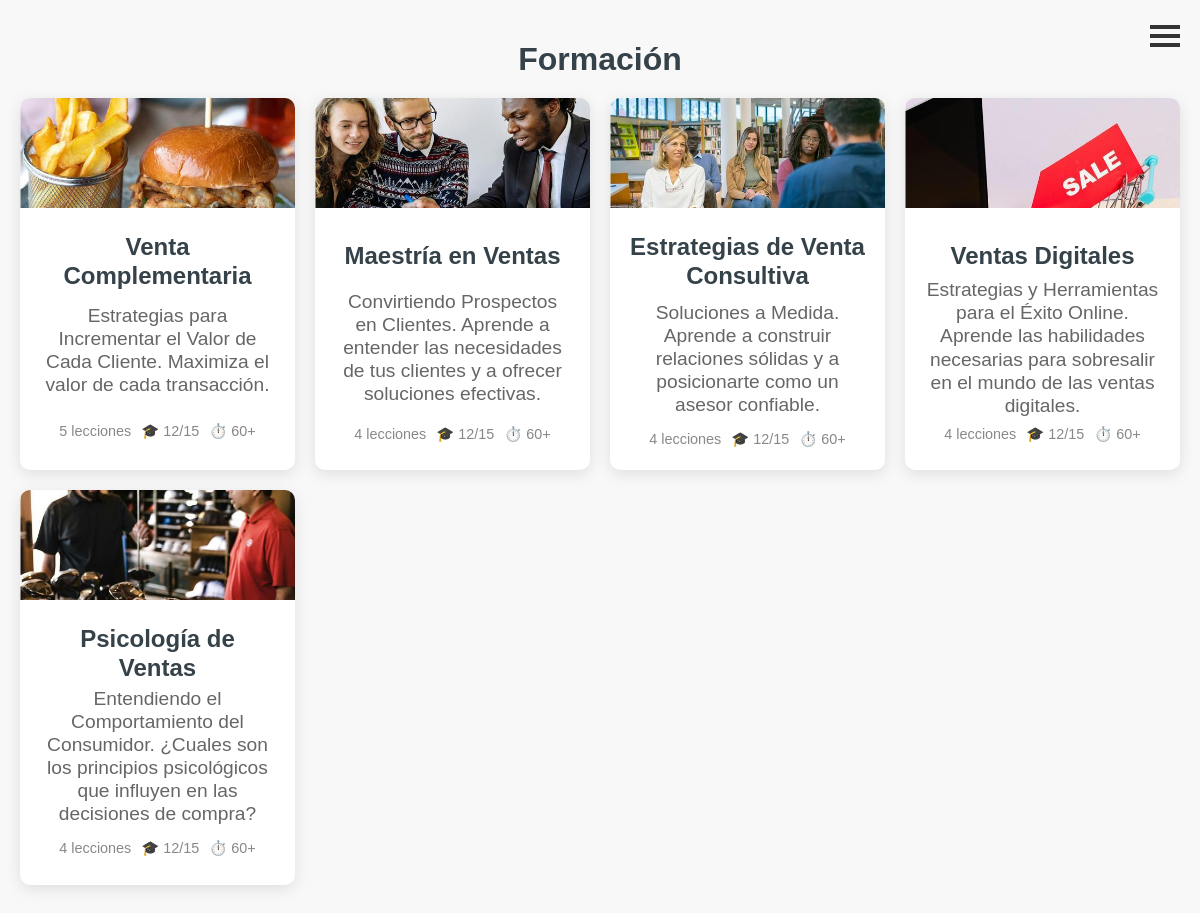
Screenshot of / (signed in) with the database file from the repository.
### cursos/models.py (models this page shows, shortened)
class Curso(models.Model):
    titulo = models.CharField(max_length=200)
    explicacion = models.TextField()
    miniexplicacion = models.TextField()
    fecha_creacion = models.DateTimeField(default=timezone.now)
    puntos = models.SmallIntegerField()
    miniatura = models.ImageField(upload_to='images/miniaturas/')

### cursos/views.py (the view)
@login_required
def lista_cursos(request):
    cursos = Curso.objects.filter(fecha_creacion__lte=timezone.now()).order_by('fecha_creacion')
    lecciones_por_curso = [(curso, curso.leccion_set.count()) for curso in cursos]
    total_lecciones = sum(conteo for _, conteo in lecciones_por_curso)
    return render(request, 'cursos/lista_cursos.html', {'lecciones_por_curso': lecciones_por_curso, 'total_lecciones': total_lecciones})

### cursos/templates/cursos/lista_cursos.html (shortened to what this page needs)
{% extends 'cursos/base.html' %}
{% load static %}
{% block content %}
<section class="course-categories">
    <div class="titulo">
        <h2><a href="/">Formación</a></h2>
    </div>
    <div class="categories-grid">
{% for curso, conteo_lecciones in lecciones_por_curso %}
<div class="category-item">
    <div class="category-image">
        <img src="{{ curso.miniatura.url }}" alt="Imagen del curso">
    </div>
    <div class="category-content">
        <h3><a href="{% url 'detalle_curso' pk=curso.pk %}" title='{{ curso.explicacion|linebreaksbr }}'>{{ curso.titulo }}</a></h3>
        <p>{{ curso.miniexplicacion|linebreaksbr }}</p>
        <div class="category-meta">
            <span>{{ conteo_lecciones }} lecciones</span>
            <span>🎓 12/15</span>
            <span>⏱️ 60+</span>
        </div>
    </div>
</div>
{% endfor %}
</div>
</section>
{% endblock %}

### cursos/static/css/curso.css (style rules this page uses)
body, h1, h2, p, ul { margin: 0; padding: 0; list-style: none; }
body { font-family: Arial, sans-serif; line-height: 1.2; background-color: #f4f4f4; color: #333; }
.course-categories { padding: 40px 20px; background-color: #f8f8f8; text-align: center; }
.course-categories h2 { margin-bottom: 20px; font-size: 2rem; color: #35424a; }
.categories-grid { display: grid; gap: 20px; grid-template-columns: repeat(auto-fit, minmax(250px, 1fr)); margin-top: 5px; }
.titulo a { color: #35424a; text-decoration: none; font-weight: bold; border-bottom: 2px solid transparent; transition: color 0.3s ease, border-bottom-color 0.3s ease; }
.category-item { background-color: #fff; border-radius: 10px; box-shadow: 0px 4px 15px rgba(0, 0, 0, 0.1); overflow: hidden; transition: transform 0.3s ease, box-shadow 0.3s ease; display: flex; flex-direction: column; justify-content: space-between; }
.category-item a { color: #35424a; text-decoration: none; font-weight: bold; border-bottom: 2px solid transparent; transition: color 0.3s ease, border-bottom-color 0.3s ease; }
.category-content { padding: 20px; display: flex; flex-direction: column; height: 100%; }
.category-content h3 { font-size: clamp(1.2rem, 3vw, 1.5rem); color: #35424a; margin-bottom: 10px; margin-top: 5px; flex: 0 1 30%; display: flex; align-items: center; justify-content: center; text-align: center; max-height: 30%; }
.category-content p { font-size: clamp(1rem, 2vw, 1.2rem); color: #666; margin-bottom: 15px; flex: 1 1 50%; display: flex; align-items: center; justify-content: center; text-align: center; line-height: 1.2; max-height: 50%; }
.category-meta { display: flex; gap: 10px; font-size: 0.9rem; color: #888; flex: 0 1 20%; align-items: center; justify-content: center; text-align: center; margin-top: auto; max-height: 20%; }
.category-meta span { display: flex; align-items: center; gap: 5px; }
.category-image { width: 100%; padding-top: 40%; position: relative; overflow: hidden; background-color: #f8f8f8; }
.category-image img { position: absolute; top: 50%; left: 50%; width: 100%; height: 100%; object-fit: cover; transform: translate(-50%, -50%); }

### rows the page displays
Curso: miniatura (picture), titulo "Venta Complementaria", miniexplicacion "Estrategias para Incrementar el Valor de Cada Cliente. Maximiza el valor de cada transacción.", conteo_lecciones "5"
Curso: miniatura (picture), titulo "Maestría en Ventas", miniexplicacion "Convirtiendo Prospectos en Clientes. Aprende a entender las necesidades de tus clientes y a ofrecer soluciones efectivas.", conteo_lecciones "4"
Curso: miniatura (picture), titulo "Estrategias de Venta Consultiva", miniexplicacion "Soluciones a Medida. Aprende a construir relaciones sólidas y a posicionarte como un asesor confiable.", id "4"
Curso: miniatura (picture), titulo "Ventas Digitales", miniexplicacion "Estrategias y Herramientas para el Éxito Online. Aprende las habilidades necesarias para sobresalir en el mundo de las ventas digitales.", conteo_lecciones "4"
Curso: miniatura (picture), titulo "Psicología de Ventas", miniexplicacion "Entendiendo el Comportamiento del Consumidor. ¿Cuales son los principios psicológicos que influyen en las decisiones de compra?", conteo_lecciones "4"
